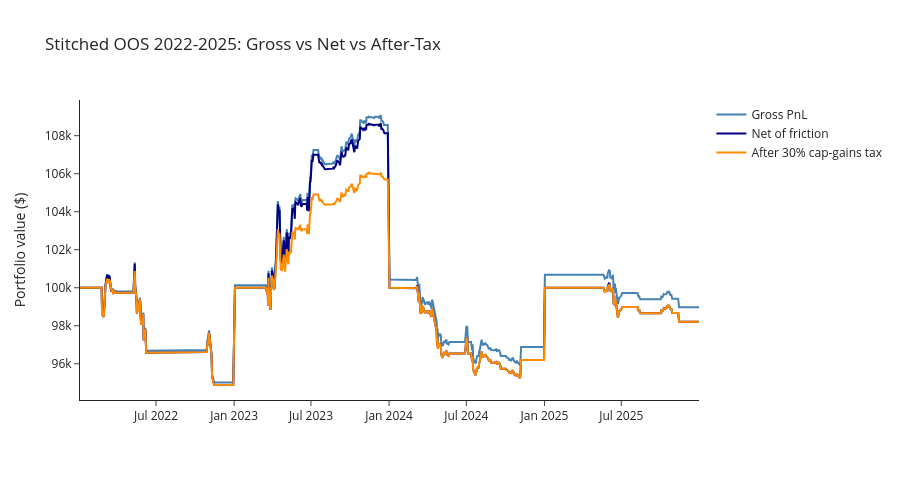

This figure's notebook cell:
### Markdown cell above
## 14 Three-line Equity: Gross vs Net vs After-Tax (stitched OOS)

### Code cell
if not stitched_ledger.empty:
    lc = stitched_ledger.copy()
    lc['date'] = pd.to_datetime(lc['date'])
    lc['delta'] = lc['mkt_value'] - STARTING_CAPITAL
    agg = lc.groupby('date')['delta'].sum().reset_index()
    agg['net_value'] = STARTING_CAPITAL + agg['delta']
    if not oos_trades.empty:
        cb = oos_trades.groupby(pd.to_datetime(oos_trades['exit_date']))['total_cost'].sum()
    else:
        cb = pd.Series(dtype=float)
    cum, gross = 0.0, []
    for d in agg['date']:
        cum += cb.get(d, 0.0); gross.append(cum)
    agg['cum_costs'] = gross
    agg['gross_value'] = agg['net_value'] + agg['cum_costs']
    agg['net_pnl_cum'] = agg['net_value'] - STARTING_CAPITAL
    agg['after_tax_pnl'] = agg['net_pnl_cum'].apply(lambda p: p * (1 - TAX_RATE) if p > 0 else p)
    agg['after_tax_value'] = STARTING_CAPITAL + agg['after_tax_pnl']
    fig = go.Figure()
    fig.add_trace(go.Scatter(x=agg['date'], y=agg['gross_value'],     line=dict(color='steelblue'), name='Gross PnL'))
    fig.add_trace(go.Scatter(x=agg['date'], y=agg['net_value'],       line=dict(color='navy'),      name='Net of friction'))
    fig.add_trace(go.Scatter(x=agg['date'], y=agg['after_tax_value'], line=dict(color='darkorange'),name='After 30% cap-gains tax'))
    fig.add_hline(y=STARTING_CAPITAL, line_dash='dot', line_color='gray')
    # Add vertical fold separators
    for f in FOLDS[1:]:
        fig.add_vline(x=pd.Timestamp(f'{f["test_year"]}-01-01'), line_color='lightgray', line_dash='dot')
    fig.update_layout(title='Stitched OOS 2022-2025: Gross vs Net vs After-Tax',
                      template='simple_white', height=480, yaxis_title='Portfolio value ($)')
    fig.write_html(str(OUT_DIR/'equity_3line.html'), include_plotlyjs='cdn')
    fig.show()

### Figure 1 — Plotly figure (JSON) as saved in the notebook; plotly's stock layout.template omitted (floating-point values rounded to 4 significant figures; data arrays with more than 128 entries replaced by an {"elided": "..."} marker saying what was removed)
{"data": [{"line": {"color": "steelblue"}, "name": "Gross PnL", "type": "scatter", "x": {"elided": "1003 str values"}, "y": {"elided": "1003 float values"}}, {"line": {"color": "navy"}, "name": "Net of friction", "type": "scatter", "x": {"elided": "1003 str values"}, "y": {"elided": "1003 float values"}}, {"line": {"color": "darkorange"}, "name": "After 30% cap-gains tax", "type": "scatter", "x": {"elided": "1003 str values"}, "y": {"elided": "1003 float values"}}], "layout": {"height": 480, "shapes": [{"line": {"color": "gray", "dash": "dot"}, "type": "line", "x0": 0, "x1": 1, "xref": "x domain", "y0": 100000, "y1": 100000, "yref": "y"}, {"line": {"color": "lightgray", "dash": "dot"}, "type": "line", "x0": "2023-01-01T00:00:00", "x1": "2023-01-01T00:00:00", "xref": "x", "y0": 0, "y1": 1, "yref": "y domain"}, {"line": {"color": "lightgray", "dash": "dot"}, "type": "line", "x0": "2024-01-01T00:00:00", "x1": "2024-01-01T00:00:00", "xref": "x", "y0": 0, "y1": 1, "yref": "y domain"}, {"line": {"color": "lightgray", "dash": "dot"}, "type": "line", "x0": "2025-01-01T00:00:00", "x1": "2025-01-01T00:00:00", "xref": "x", "y0": 0, "y1": 1, "yref": "y domain"}], "title": {"text": "Stitched OOS 2022-2025: Gross vs Net vs After-Tax"}, "yaxis": {"title": {"text": "Portfolio value ($)"}}}}
